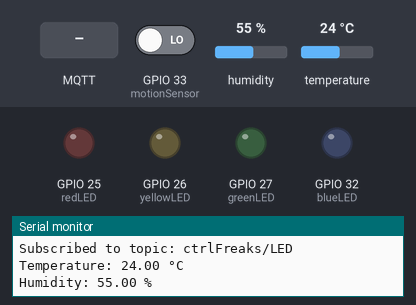
Simulated run of this sketch. Board: ESP32. Shown: output pins drawn as LEDs (lit = HIGH), the last lines printed to the serial monitor. Inputs (shaded band) come from the test bench; at power-on: GPIO 33 (motionSensor) LOW, humidity 55 %, temperature 24 °C. WiFi joins after 1.5 s; servers stay silent unless stated; no MQTT or app messages arrive unless stated.

Above: at 5.7 s.
5.8 s: MQTT message "on1" arrives on the first subscribed topic
At 7.4 s:
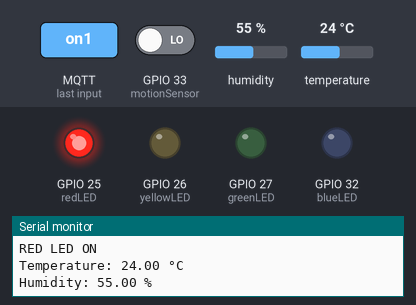
8.2 s: MQTT message "on2" arrives on the first subscribed topic
At 10.0 s:
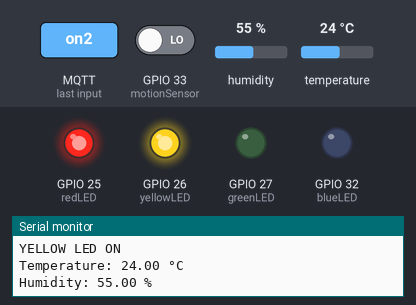
10.5 s: MQTT message "off1" arrives on the first subscribed topic
At 12.4 s:
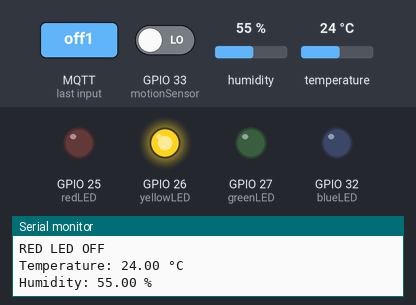
12.7 s: MQTT message "on3" arrives on the first subscribed topic
At 14.0 s:
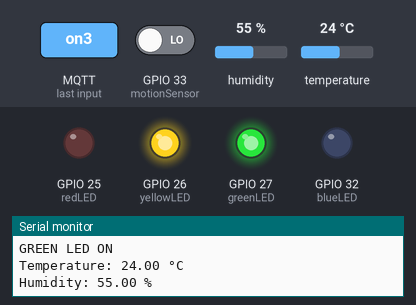
14.9 s: MQTT message "off2" arrives on the first subscribed topic
At 16.6 s:
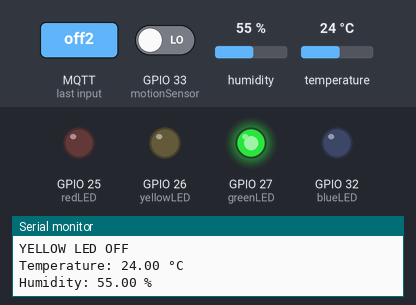
17.1 s: MQTT message "on4" arrives on the first subscribed topic
At 19.2 s:
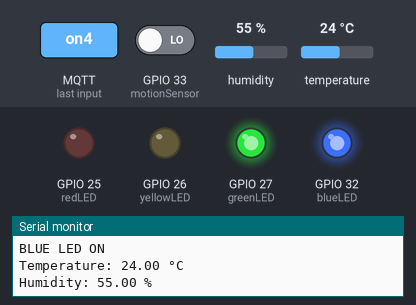
Timing chart, 0 to 20.4 s (numbered marks = the images above; inputs shaded):
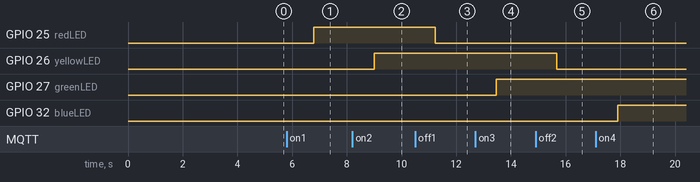

Measured:
- after the input at 5.8 s, GPIO 25 (redLED): LOW → HIGH after 0.98 s
- after the input at 8.2 s, GPIO 26 (yellowLED): LOW → HIGH after 0.81 s
- after the input at 10.5 s, GPIO 25 (redLED): HIGH → LOW after 0.73 s
- after the input at 12.7 s, GPIO 27 (greenLED): LOW → HIGH after 0.76 s
- after the input at 14.9 s, GPIO 26 (yellowLED): HIGH → LOW after 0.78 s
- after the input at 17.1 s, GPIO 32 (blueLED): LOW → HIGH after 0.81 s

The sketch:

semi.ino
```cpp
#include <WiFi.h>
#include <PubSubClient.h>
#include <DHT.h>

// Wi-Fi credentials
const char* ssid = "Pixel 8a";
const char* password = "87654321";

// MQTT broker details
const char* mqtt_server = "mqtt.platinumrobotics.com";
const int mqttPort = 1883;
const char* mqttuser = "mqtt_user";
const char* mqttpassword = "8655167646";

// MQTT topics
const char* ledTopic = "ctrlFreaks/LED";
const char* motionTopic = "ctrlFreaks/Sensors/Proximity";
const char* tempTopic = "ctrl/Sensor/Temperature";
const char* humidityTopic = "ctrl/Sensor/Humidity";

// LED Pins
const int redLED = 25;
const int yellowLED = 26;
const int greenLED = 27;
const int blueLED = 32;

// Motion Sensor
const int motionSensor = 33;
int motionState = LOW;

// DHT Sensor
#define DHTPIN 0
#define DHTTYPE DHT11
DHT dht(DHTPIN, DHTTYPE);

// Wi-Fi & MQTT setup
WiFiClient espClient;
PubSubClient client(espClient);

// Wi-Fi connection function
void setup_wifi() {
  Serial.println("Resetting and connecting to WiFi...");

  WiFi.disconnect(true, true);  // Clear old credentials
  delay(1000);

  WiFi.mode(WIFI_STA);         // Set to Station mode
  WiFi.begin(ssid, password);  // Connect to hotspot

  int attempts = 0;
  while (WiFi.status() != WL_CONNECTED && attempts < 20) {
    delay(500);
    Serial.print(".");
    attempts++;
  }

  if (WiFi.status() == WL_CONNECTED) {
    Serial.println("\n✅ WiFi connected!");
    digitalWrite(redLED, HIGH);
    delay(2000);
    digitalWrite(redLED, LOW);
    Serial.print("📶 IP Address: ");
    Serial.println(WiFi.localIP());
  } else {
    Serial.println("\n❌ Failed to connect to WiFi.");
  }
}
// MQTT message callback
void callback(char* topic, byte* payload, unsigned int length) {
  String msgString = "";
  for (int i = 0; i < length; i++) {
    msgString += (char)payload[i];
  }

  Serial.print("Message received on topic: ");
  Serial.println(topic);
  Serial.print("Message: ");
  Serial.println(msgString);

  // Control LEDs
  if (msgString == "on1") {
    digitalWrite(redLED, HIGH);
    Serial.println("RED LED ON");
  } else if (msgString == "off1") {
    digitalWrite(redLED, LOW);
    Serial.println("RED LED OFF");
  } else if (msgString == "on2") {
    digitalWrite(yellowLED, HIGH);
    Serial.println("YELLOW LED ON");
  } else if (msgString == "off2") {
    digitalWrite(yellowLED, LOW);
    Serial.println("YELLOW LED OFF");
  } else if (msgString == "on3") {
    digitalWrite(greenLED, HIGH);
    Serial.println("GREEN LED ON");
  } else if (msgString == "off3") {
    digitalWrite(greenLED, LOW);
    Serial.println("GREEN LED OFF");
  } else if (msgString == "on4") {
    digitalWrite(blueLED, HIGH);
    Serial.println("BLUE LED ON");
  } else if (msgString == "off4") {
    digitalWrite(blueLED, LOW);
    Serial.println("BLUE LED OFF");
  } else {
    Serial.println("Unknown command");
  }
}

// Reconnect to MQTT broker
void reconnect() {
  while (!client.connected()) {
    Serial.println("Attempting MQTT connection...");
    if (client.connect("ESP32Client", mqttuser, mqttpassword)) {
      Serial.println("Connected to MQTT broker!");
      client.subscribe(ledTopic);
      Serial.print("Subscribed to topic: ");
      Serial.println(ledTopic);
    } else {
      Serial.print("Failed to connect. MQTT state: ");
      Serial.println(client.state());
      delay(5000);
    }
  }
}

// Motion Detection
void checkMotion() {
  int val = digitalRead(motionSensor);
  if (val == HIGH) {
    delay(100);
    if (motionState == LOW) {
      Serial.println("**********Motion detected!");
      client.publish(motionTopic, "Motion detected!");
      motionState = HIGH;
    }
  } else {
    delay(200);
    if (motionState == HIGH) {
      Serial.println("**********Motion stopped!");
      client.publish(motionTopic, "Motion stopped!");
      motionState = LOW;
    }
  }
}

// Read & Publish DHT11 Data
void readDHTSensor() {
  float temperature = dht.readTemperature();
  float humidity = dht.readHumidity();

  if (isnan(temperature) || isnan(humidity)) {
    Serial.println("Failed to read from DHT sensor!");
    return;
  }

  Serial.print("Temperature: ");
  Serial.print(temperature);
  Serial.println(" °C");

  Serial.print("Humidity: ");
  Serial.print(humidity);
  Serial.println(" %");

  char tempStr[8];
  char humidityStr[8];
  dtostrf(temperature, 6, 2, tempStr);
  dtostrf(humidity, 6, 2, humidityStr);

  client.publish(tempTopic, tempStr);
  client.publish(humidityTopic, humidityStr);
}

// Setup function
void setup() {
  Serial.begin(115200);
  setup_wifi();
  client.setServer(mqtt_server, mqttPort);
  client.setCallback(callback);

  dht.begin();

  // Initialize LEDs
  pinMode(redLED, OUTPUT);
  pinMode(yellowLED, OUTPUT);
  pinMode(greenLED, OUTPUT);
  pinMode(blueLED, OUTPUT);
  digitalWrite(redLED, LOW);
  digitalWrite(yellowLED, LOW);
  digitalWrite(greenLED, LOW);
  digitalWrite(blueLED, LOW);

  // Initialize Motion Sensor
  pinMode(motionSensor, INPUT);

  Serial.println("Setup complete. Waiting for MQTT messages...");
}

// Main loop
void loop() {
  if (!client.connected()) {
    reconnect();
  }
  client.loop();

  checkMotion();
  readDHTSensor();

  delay(2000);
}
```
